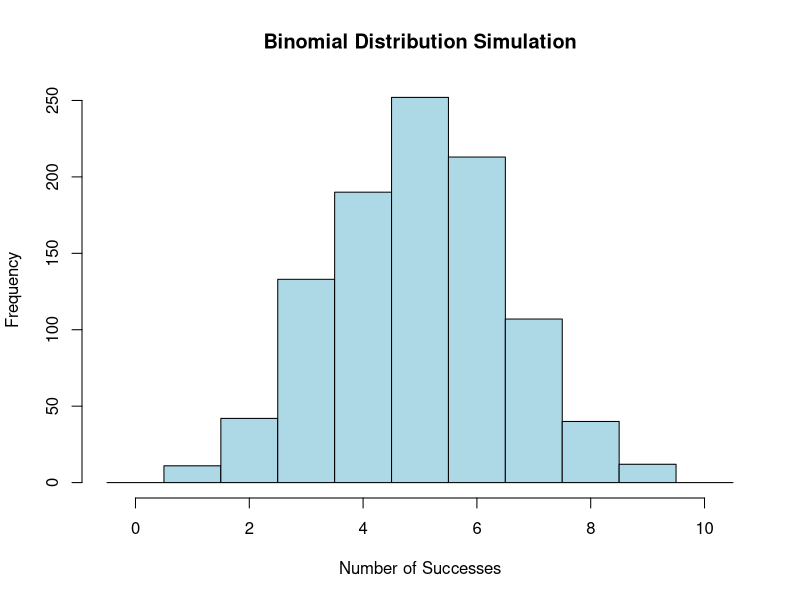

Generate this figure with R:
# Generate 1000 random numbers following a binomial distribution
n_trials <- 1000
n_size <- 10  # Number of trials per observation
prob_success <- 0.5  # Probability of success for each trial

# Generate random numbers following a binomial distribution
binomial_data <- rbinom(n_trials, n_size, prob_success)

# Plot a histogram of the generated data
hist(binomial_data, breaks = seq(-0.5, n_size + 0.5, by = 1), 
     main = "Binomial Distribution Simulation", xlab = "Number of Successes",
     ylab = "Frequency", col = "lightblue", border = "black")
